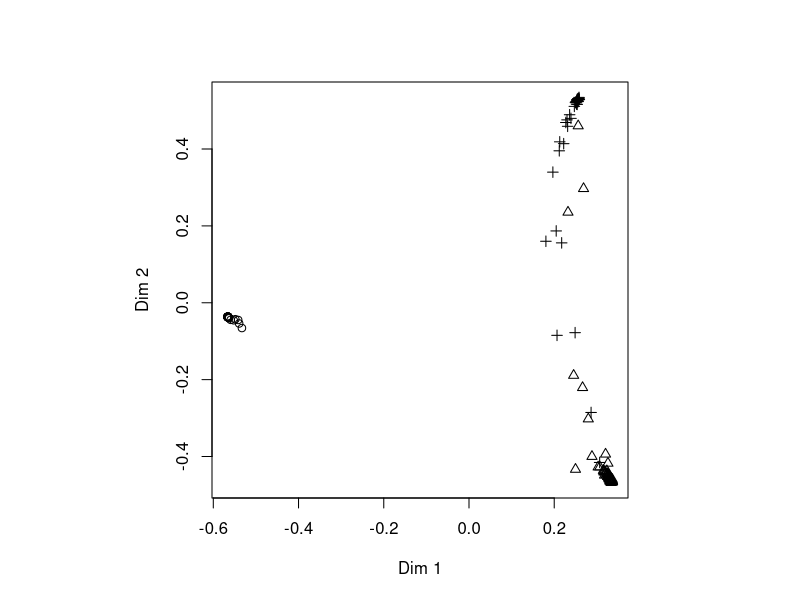
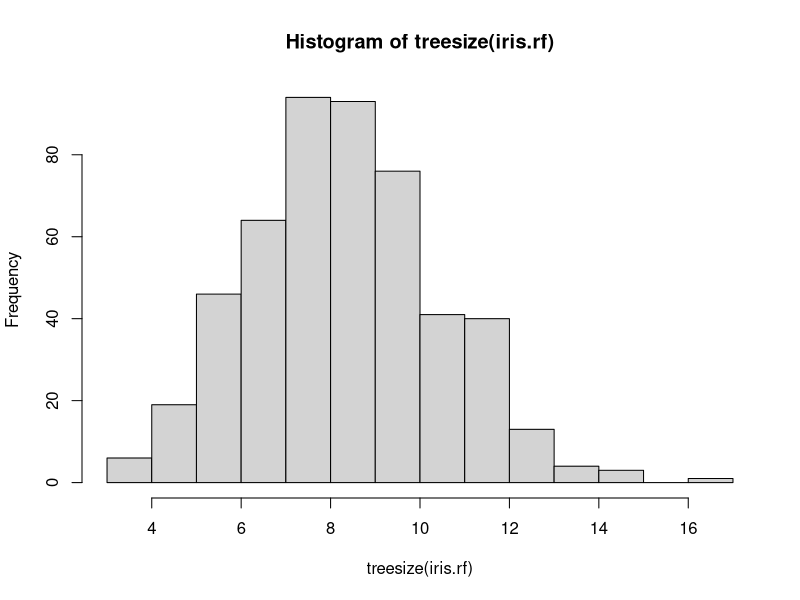
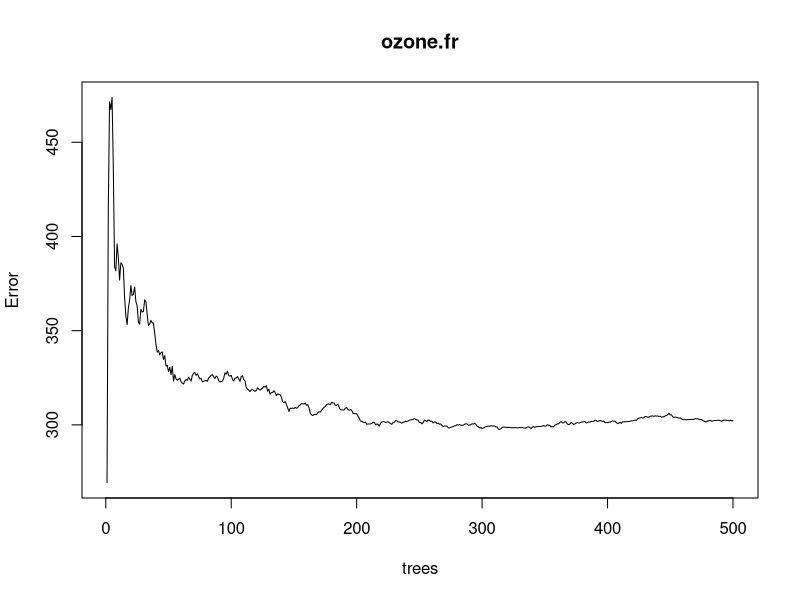
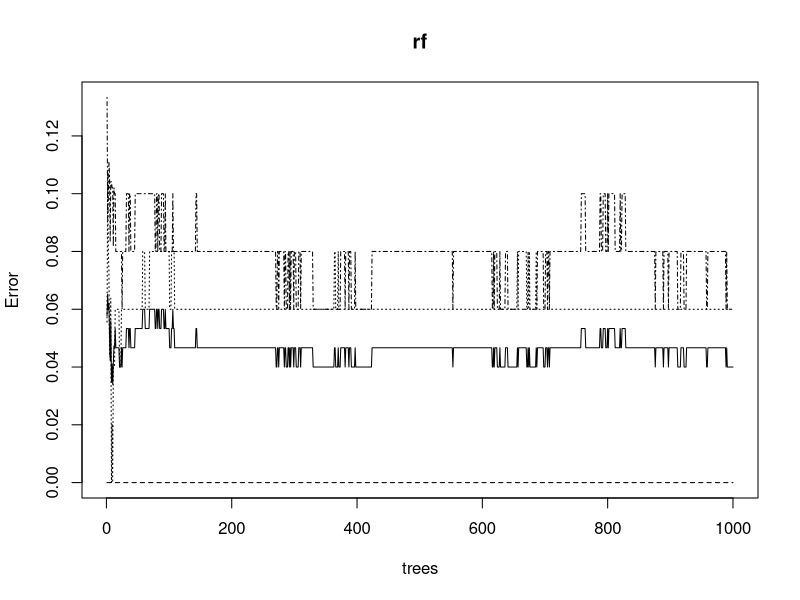

Generate these figures, in order, with R:
## ---- chunk 1
#采用R自带数据集mtcars
library(randomForest)
set.seed(4)
data(mtcars)
mtcars.rf=randomForest(mpg~.,data=mtcars,ntree=1000,importance=TRUE)#基于数据集mtcars建立随机森林模型
importance(mtcars.rf)#获取随机森林模型中的重要值，此时输出两种标准，对应type=1，2
importance(mtcars.rf,type = 1)#提取随机森林模型中以第一种度量标准得到的重要值
## ---- chunk 2
set.seed(1)
data("iris")#用R自带数据集iris
iris.rf=randomForest(Species~.,iris,proximity=TRUE)#基于数据集iris建立随机森林模型
MDSplot(iris.rf,iris$Species,palette=rep(1,3),pch = as.numeric(iris$Species))
## ---- chunk 3
data(iris)#用R自带数据集
iris.na=iris#生成需要进行处理的数据集
#设置缺失值
iris.na[75,2]=NA
iris.na[125,3]=NA
set.seed(111)#设置随机数生成器初始值
iris.imputed=rfImpute(Species~.,data = iris.na)#插值
list("real"=iris[c(75,125),1:4],"have-NA"=iris.na[c(75,125),1:4],"disposed"=round(iris.imputed[c(75,125),2:5],1))
## ---- chunk 4
iris.rf=randomForest(Species~.,iris)#利用数据集iris构建随机森林模型
hist(treesize(iris.rf))#绘制相应的柱状图

## ---- chunk 5
data("airquality")
set.seed(131)
ozone.fr=randomForest(Ozone~.,data=airquality,mtry=3,importance=TRUE,na.action=na.omit)
plot(ozone.fr)
## ---- chunk 6
library(randomForest)
str(iris)
set.seed(71)
samp=sample(1:150,100)#抽样100个样本作为训练集
set.seed(111)
#第一种使用格式
iris.rf=randomForest(Species~.,data=iris,importance=TRUE,proximity=TRUE,ntree=500,subset = samp)
#第二种使用格式
x=subset(iris,select = -Species)#提取除因变量以外的数据作为自变量
y=iris$Species#设置因变量
set.seed(71)
samp=sample(1:150,100)#生成训练集
xr=x[samp,]
yr=y[samp]
set.seed(111)
iris.rf=randomForest(xr,yr,importance = TRUE,proximity = TRUE,ntree=500)
#结果分析

print(iris.rf)
## ---- chunk 7
importance(iris.rf)
## ---- chunk 8
n=ncol(iris)-1#计算数据集中自变量的个数
rate=1#设置模型误判率向量初始值
for(i in 1: n)#依次逐个增加节点所选变量个数
{
    set.seed(222)
    #建立随机森林模型
    rf=randomForest(Species~.,data=iris,mtry=i,importance=TRUE,ntree=1000)
    rate[i]=mean(rf$err.rate)#计算基于OOB数据的模型误判率均值
    #print(rf)#展示模型的简要信息
}
rate
## ---- chunk 9
set.seed(222)
rf=randomForest(Species~.,data=iris,mtre=4,importance=(TRUE),ntree=1000)#构建随机森林模型
plot(rf,col=1:1)#绘制模型误差与决策树数量关系图,可以看到600之后稳定下来

set.seed(222)
rf.final=randomForest(Species~.,data=iris,mtry=4,proximity=TRUE,importance=TRUE,ntree=600)
print(rf.final)
## ---- chunk 10
x=iris[1,-5]#构造一个新数据
predict(rf.final,x)
